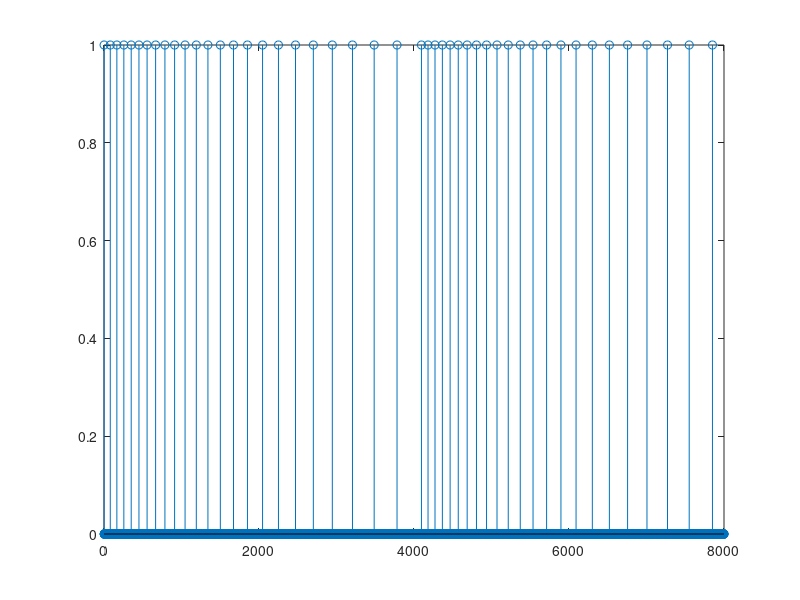

This figure's MATLAB source:
clear;close all;clc;
x=zeros(1,8000);
i=1;
while i<8000
    x(i)=1;
    i=i+ 80 + 5*mod(fix(i/80),50);
end
stem(x);
sound(x,8000);



